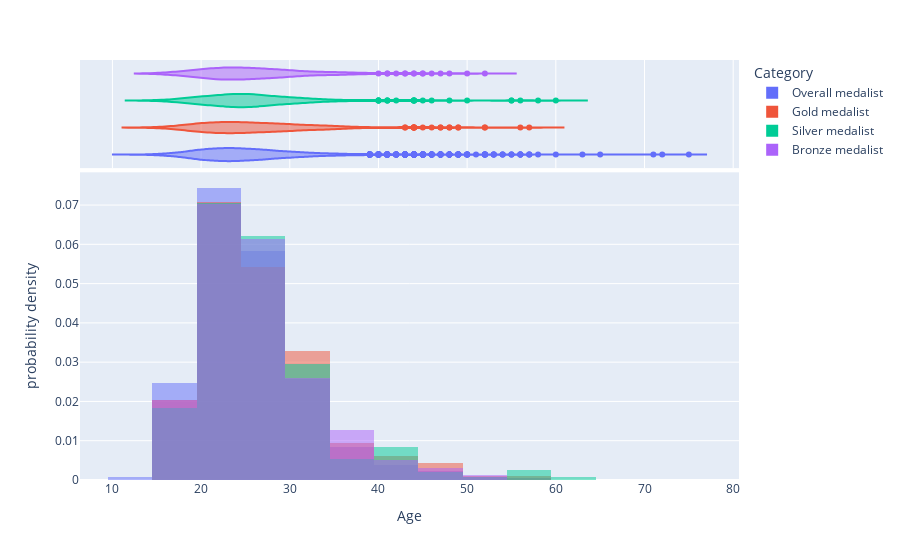

The code cell stored with this chart in its notebook:
### Code cell
import pandas as pd
import plotly.express as px


athlete_df = df.drop_duplicates(subset=['Name', 'region'])


age_data = pd.concat([
    pd.DataFrame({'Age': df['Age'].dropna(), 'Category': 'Overall medalist'}),
    pd.DataFrame({'Age': df[df['Medal']=='Gold']['Age'].dropna(), 'Category': 'Gold medalist'}),
    pd.DataFrame({'Age': df[df['Medal']=='Silver']['Age'].dropna(), 'Category': 'Silver medalist'}),
    pd.DataFrame({'Age': df[df['Medal']=='Bronze']['Age'].dropna(), 'Category': 'Bronze medalist'})
])


fig = px.histogram(
    age_data,
    x='Age',
    color='Category',
    nbins=30,
    marginal="violin",
    histnorm='probability density',
    barmode='overlay'  
)

fig.show()

### Figure 1 — Plotly figure (JSON) as saved in the notebook; plotly's stock layout.template omitted (floating-point values rounded to 4 significant figures; data arrays with more than 128 entries replaced by an {"elided": "..."} marker saying what was removed)
{"data": [{"bingroup": "x", "histnorm": "probability density", "hovertemplate": "Category=Overall medalist<br>Age=%{x}<br>probability density=%{y}<extra></extra>", "legendgroup": "Overall medalist", "marker": {"color": "#636efa", "opacity": 0.5, "pattern": {"shape": ""}}, "name": "Overall medalist", "nbinsx": 30, "orientation": "v", "showlegend": true, "type": "histogram", "x": {"elided": "5840 float values"}, "xaxis": "x", "yaxis": "y"}, {"hovertemplate": "Category=Overall medalist<br>Age=%{x}<extra></extra>", "legendgroup": "Overall medalist", "marker": {"color": "#636efa"}, "name": "Overall medalist", "scalegroup": "x", "showlegend": false, "type": "violin", "x": {"elided": "5840 float values"}, "xaxis": "x2", "yaxis": "y2"}, {"bingroup": "x", "histnorm": "probability density", "hovertemplate": "Category=Gold medalist<br>Age=%{x}<br>probability density=%{y}<extra></extra>", "legendgroup": "Gold medalist", "marker": {"color": "#EF553B", "opacity": 0.5, "pattern": {"shape": ""}}, "name": "Gold medalist", "nbinsx": 30, "orientation": "v", "showlegend": true, "type": "histogram", "x": {"elided": "365 float values"}, "xaxis": "x", "yaxis": "y"}, {"hovertemplate": "Category=Gold medalist<br>Age=%{x}<extra></extra>", "legendgroup": "Gold medalist", "marker": {"color": "#EF553B"}, "name": "Gold medalist", "scalegroup": "x", "showlegend": false, "type": "violin", "x": {"elided": "365 float values"}, "xaxis": "x2", "yaxis": "y2"}, {"bingroup": "x", "histnorm": "probability density", "hovertemplate": "Category=Silver medalist<br>Age=%{x}<br>probability density=%{y}<extra></extra>", "legendgroup": "Silver medalist", "marker": {"color": "#00cc96", "opacity": 0.5, "pattern": {"shape": ""}}, "name": "Silver medalist", "nbinsx": 30, "orientation": "v", "showlegend": true, "type": "histogram", "x": {"elided": "306 float values"}, "xaxis": "x", "yaxis": "y"}, {"hovertemplate": "Category=Silver medalist<br>Age=%{x}<extra></extra>", "legendgroup": "Silver medalist", "marker": {"color": "#00cc96"}, "name": "Silver medalist", "scalegroup": "x", "showlegend": false, "type": "violin", "x": {"elided": "306 float values"}, "xaxis": "x2", "yaxis": "y2"}, {"bingroup": "x", "histnorm": "probability density", "hovertemplate": "Category=Bronze medalist<br>Age=%{x}<br>probability density=%{y}<extra></extra>", "legendgroup": "Bronze medalist", "marker": {"color": "#ab63fa", "opacity": 0.5, "pattern": {"shape": ""}}, "name": "Bronze medalist", "nbinsx": 30, "orientation": "v", "showlegend": true, "type": "histogram", "x": {"elided": "316 float values"}, "xaxis": "x", "yaxis": "y"}, {"hovertemplate": "Category=Bronze medalist<br>Age=%{x}<extra></extra>", "legendgroup": "Bronze medalist", "marker": {"color": "#ab63fa"}, "name": "Bronze medalist", "scalegroup": "x", "showlegend": false, "type": "violin", "x": {"elided": "316 float values"}, "xaxis": "x2", "yaxis": "y2"}], "layout": {"barmode": "overlay", "legend": {"title": {"text": "Category"}, "tracegroupgap": 0}, "margin": {"t": 60}, "xaxis": {"anchor": "y", "domain": [0, 1], "title": {"text": "Age"}}, "xaxis2": {"anchor": "y2", "domain": [0, 1], "matches": "x", "showgrid": true, "showticklabels": false}, "yaxis": {"anchor": "x", "domain": [0, 0.7326], "title": {"text": "probability density"}}, "yaxis2": {"anchor": "x2", "domain": [0.7426, 1], "matches": "y2", "showgrid": false, "showline": false, "showticklabels": false, "ticks": ""}}}
